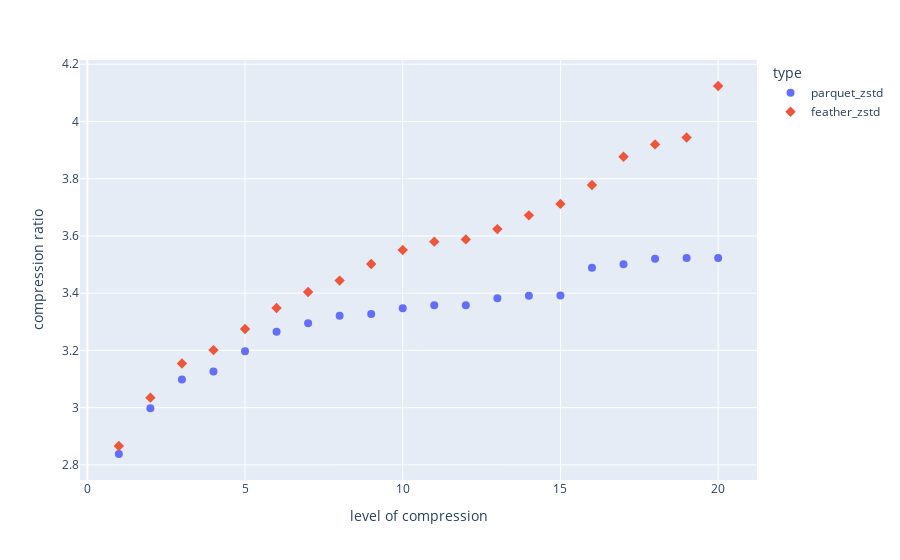

Notebook code for this chart:
### Code cell
fig = px.scatter(feather_df, x="compression_level", y="comp_ratio", color='type',
                 hover_data=['save_time', "read_time"],
                 symbol="type",
                 labels={"comp_ratio": "compression ratio",
                         "compression_level": "level of compression"})
fig.update_traces(marker_size=8)
fig.show()
fig.write_image("./plots/pandas_ff_scatter_comp_ratio_feather.svg")

### Figure 1 — Plotly figure (JSON) as saved in the notebook; plotly's stock layout.template omitted (floating-point values rounded to 4 significant figures)
{"data": [{"customdata": [[2.31, 1.06], [2.56, 1.04], [2.83, 1.03], [2.8, 1.01], [4.28, 1.02], [5.91, 1], [6.74, 0.99], [8.51, 0.97], [8.6, 0.97], [11.04, 0.94], [13.96, 0.94], [13.93, 0.94], [34.09, 0.95], [38.86, 0.94], [40.65, 0.96], [59.32, 0.96], [68.43, 0.98], [85.79, 1], [93.07, 0.99], [89.85, 0.98]], "hovertemplate": "type=parquet_zstd<br>level of compression=%{x}<br>compression ratio=%{y}<br>save_time=%{customdata[0]}<br>read_time=%{customdata[1]}<extra></extra>", "legendgroup": "parquet_zstd", "marker": {"color": "#636efa", "size": 8, "symbol": "circle"}, "mode": "markers", "name": "parquet_zstd", "orientation": "v", "showlegend": true, "type": "scatter", "x": [1, 2, 3, 4, 5, 6, 7, 8, 9, 10, 11, 12, 13, 14, 15, 16, 17, 18, 19, 20], "xaxis": "x", "y": [2.838, 2.998, 3.098, 3.126, 3.197, 3.265, 3.295, 3.321, 3.327, 3.347, 3.358, 3.358, 3.382, 3.391, 3.392, 3.489, 3.501, 3.52, 3.523, 3.523], "yaxis": "y"}, {"customdata": [[1.63, 0.79], [2.02, 0.86], [2.22, 0.87], [2.32, 0.87], [3.86, 0.87], [5.46, 0.84], [6.48, 0.82], [8.3, 0.8], [8.39, 0.81], [11.37, 0.79], [16.07, 0.79], [17.58, 0.78], [48.42, 0.78], [61.8, 0.77], [101.1, 0.76], [87.12, 0.77], [134.7, 0.79], [155.8, 0.8], [191.9, 0.77], [232.1, 0.76]], "hovertemplate": "type=feather_zstd<br>level of compression=%{x}<br>compression ratio=%{y}<br>save_time=%{customdata[0]}<br>read_time=%{customdata[1]}<extra></extra>", "legendgroup": "feather_zstd", "marker": {"color": "#EF553B", "size": 8, "symbol": "diamond"}, "mode": "markers", "name": "feather_zstd", "orientation": "v", "showlegend": true, "type": "scatter", "x": [1, 2, 3, 4, 5, 6, 7, 8, 9, 10, 11, 12, 13, 14, 15, 16, 17, 18, 19, 20], "xaxis": "x", "y": [2.866, 3.035, 3.154, 3.201, 3.275, 3.348, 3.404, 3.444, 3.502, 3.551, 3.58, 3.588, 3.624, 3.672, 3.712, 3.778, 3.877, 3.92, 3.944, 4.124], "yaxis": "y"}], "layout": {"legend": {"title": {"text": "type"}, "tracegroupgap": 0}, "margin": {"t": 60}, "xaxis": {"anchor": "y", "domain": [0, 1], "title": {"text": "level of compression"}}, "yaxis": {"anchor": "x", "domain": [0, 1], "title": {"text": "compression ratio"}}}}
